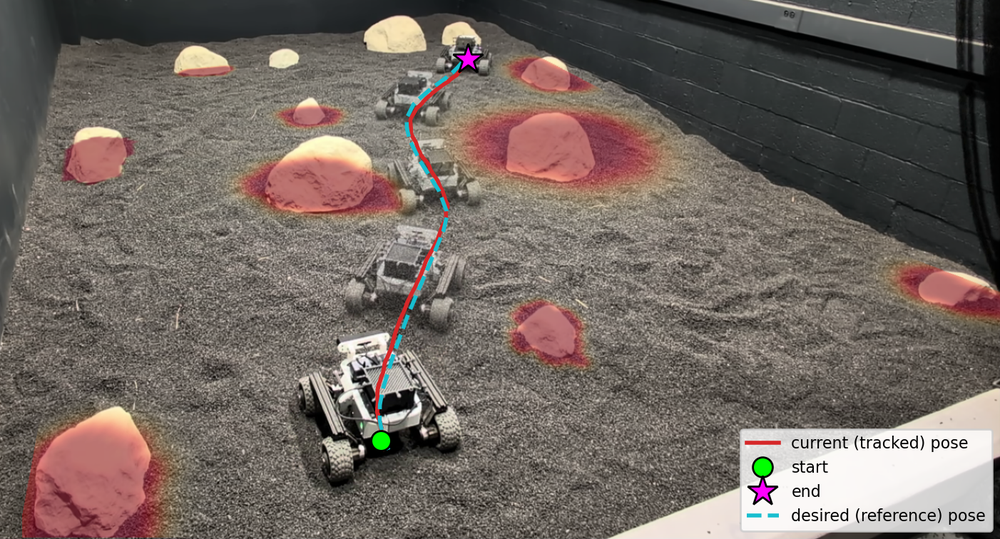
#> input picture hardwarexps/photo_overlay/AORRT-no risk.png, 1000 x 539 px, shrunk from 1402 x 756 before the run
$ python overlay_risk_on_photo.py 'AORRT-no risk.png'
#> lines starting #> are read from the running program, lines starting #| are printed output that depends on the picture
### hardwarexps/riskmap1_boundary_risk.py
"""
Gaussian-boundary-only risk map for the pcd-derived riskmap1 arena.

This is deliberately NOT the same thing as the hard-collision SDF used by
AORRT (hardwarexps/test_exp.py, env.collision_free / env.path_free): the
obstacles here are never geometrically inflated, disc_radius/clearance never
enter this file at all.

Each rock gets its OWN independent Gaussian halo -- its own distance-to-that-
rock's-boundary, its own sigma -- which decays to 0 smoothly in every
direction on its own:

    r_i(cell) = 1                                     if cell is inside rock i
              = exp(-0.5 * (dist_to_rock_i(cell) / sigma_i)^2)   otherwise

All 8 per-rock layers are then fused as independent failure modes
(probabilistic OR, same combination rule map/risk_map.py's TerrainRiskMap
uses to fuse its slope/roughness/obstacle layers):

    p_fail = 1 - prod_i (1 - r_i)

NOTE on an earlier version of this script: it instead assigned ONE sigma per
obstacle and broadcast it to "whichever cell is nearest that obstacle"
(map.sdf.ObstacleSigmaField.broadcast's Voronoi-partition approach, which is
what the rest of this repo uses elsewhere). That partitions the whole map by
nearest-obstacle-id, and sigma jumps discontinuously exactly at the boundary
between two obstacles' partitions -- even though distance-to-nearest-obstacle
itself is continuous there, so exp(-0.5*(d/sigma)^2) visibly jumps at that
seam (looks like a hard wall, and a slow-decaying big-sigma obstacle looks
like it "never decays" because its whole partition is smaller than a few
sigma). Giving every obstacle its own halo and OR-fusing them instead avoids
that: no partitioning, no seams, each halo genuinely decays to 0 on its own.

Manual sigma assignment (rock instance index = index into riskmap1_polygons.npz's
"polygons" array, 1..8, since index 0 is the "map" boundary entry):

    idx 1 -> 0.40   (higher uncertainty)
    idx 4 -> 0.09   (lower uncertainty)
    idx 7 -> 0.05   (lower uncertainty)
    all other rocks (2, 3, 5, 6, 8) -> sampled uniform(0.1, 0.5)

Nothing in src/ or map/ is edited.

    python hardwarexps/riskmap1_boundary_risk.py [--seed N] [--out path.png]
"""
import os
import sys
import argparse
import numpy as np
import matplotlib.pyplot as plt
import matplotlib.path as mpath
from scipy.ndimage import distance_transform_edt

ROOT_DIR = os.path.dirname(os.path.dirname(os.path.abspath(__file__)))  # repo root (this file lives in hardwarexps/)
sys.path.append(ROOT_DIR)

PCD_DIR = r"C:\Users\skelkar37\GT\Research F26\pcd\data\processed_pcd"
SDF_NAME = "riskmap6_polygons_cleaned_sdf.npz"
POLY_NAME = "riskmap6_polygons_cleaned.npz"


MANUAL_SIGMA = {1: 0.08,4:0.1, 3:0.03,6:0.03, 5:0.08, 2: 0.01, 7:0.25}      # obstacle instance idx -> sigma (m)1
RANDOM_SIGMA_RANGE = (0.01, 0.15)                 # range for every other rock
DEFAULT_SEED = 0                                # reproducible draw for the "remaining" rocks


# [11 lines left out: function load_map, not called in this run]


def rasterize_obstacle_id(sdf_shape, resolution_m, origin, kinds, polygons):
    """(H,W) int grid: 0 = free space, else the rock's own index into `polygons`
    (1..8) -- matches the numbering used for MANUAL_SIGMA and the earlier
    idx/centroid table. Only interior cells are labelled (a true polygon fill,
    not a nearest-neighbour assignment) -- each mask (obstacle_id == idx) is
    exactly that rock's own footprint, used below to build its own independent
    distance field."""
    H, W = sdf_shape
    xs = origin[0] + np.arange(W) * resolution_m    # cell coordinate convention matches
    ys = origin[1] + np.arange(H) * resolution_m    # src.environment's _bilin_cell (no +0.5 offset)
    gx, gy = np.meshgrid(xs, ys)                     # (H,W) each
    pts = np.column_stack([gx.ravel(), gy.ravel()])

    obstacle_id = np.zeros((H, W), dtype=np.int32)
    for idx, (kind, poly) in enumerate(zip(kinds, polygons)):
        if kind != "rock":
            continue
        path = mpath.Path(np.asarray(poly, float))
        inside = path.contains_points(pts).reshape(H, W)
        obstacle_id[inside] = idx
    return obstacle_id


def assign_sigma(obstacle_id, manual_sigma, random_range, seed):
    """(K,) array, s_k[i] = obstacle id (i+1)'s sigma."""
    num_obs = int(obstacle_id.max())
    rng = np.random.default_rng(seed)
    s_k = rng.uniform(random_range[0], random_range[1], size=num_obs)
    for idx, sigma in manual_sigma.items():
        s_k[idx - 1] = sigma
    return s_k


# [74 lines left out: functions fused_obstacle_risk, plot_risk_map, main, not called in this run]


# [2 lines that do not run on import are left out]

### hardwarexps/photo_overlay/homography.py
"""
Planar-homography helpers for warping the 2D risk raster (world x,y metres)
onto a phone photo of the physical arena taken from an oblique angle. Pure
numpy + PIL -- no OpenCV dependency (not installed in the motionplanning env).

This is a GROUND-PLANE-ONLY approximation: a homography correctly maps any
point that actually lies on the flat sand surface, but the rocks themselves
have height, so the risk wash will line up on the sand around a rock without
wrapping up over the rock's visible 3D surface. Good enough for a light
overlay; not a full 3D reprojection.
"""
import numpy as np
from PIL import Image


def fit_homography(world_pts, pixel_pts):
    """world_pts, pixel_pts: (N,2) arrays, N>=4, matched row-for-row.
    Returns H (3,3) mapping homogeneous world (x,y,1) -> pixel (u,v,w)
    (pixel = (u/w, v/w)), fit by the normalized Direct Linear Transform
    (DLT): least-squares (SVD) for N>4, exact for N==4."""
    world_pts = np.asarray(world_pts, float)
    pixel_pts = np.asarray(pixel_pts, float)
    n = world_pts.shape[0]
    if n < 4:
        raise ValueError(f"need >=4 point correspondences for a homography fit, got {n}")

    def _normalize(pts):
        # isotropic normalization (Hartley): centroid at origin, mean distance
        # sqrt(2) -- keeps the DLT's SVD numerically well-conditioned.
        centroid = pts.mean(axis=0)
        d = np.sqrt(((pts - centroid) ** 2).sum(axis=1)).mean()
        scale = np.sqrt(2) / d if d > 0 else 1.0
        T = np.array([[scale, 0, -scale * centroid[0]],
                      [0, scale, -scale * centroid[1]],
                      [0, 0, 1]])
        pts_h = np.column_stack([pts, np.ones(len(pts))])
        pts_n = (T @ pts_h.T).T
        return pts_n[:, :2], T

    src_n, T_src = _normalize(world_pts)
    dst_n, T_dst = _normalize(pixel_pts)

    A = np.zeros((2 * n, 9))
    for i in range(n):
        x, y = src_n[i]
        u, v = dst_n[i]
        A[2 * i] = [-x, -y, -1, 0, 0, 0, u * x, u * y, u]
        A[2 * i + 1] = [0, 0, 0, -x, -y, -1, v * x, v * y, v]

    _, _, Vt = np.linalg.svd(A)
    H_n = Vt[-1].reshape(3, 3)
    H = np.linalg.inv(T_dst) @ H_n @ T_src
    return H / H[2, 2]


def warp_points(H_world_to_photo, world_xy):
    """world_xy: (N,2) array in world metres -> (N,2) photo pixel coords,
    through the same fitted homography used for the risk raster. For
    overlaying things that live in world (x,y) directly (e.g. a planned
    trajectory) rather than the raster grid."""
    world_xy = np.asarray(world_xy, float)
    pts_h = np.column_stack([world_xy, np.ones(len(world_xy))])
    proj = (H_world_to_photo @ pts_h.T).T
    return proj[:, :2] / proj[:, 2:3]


def _raster_to_world_affine(origin, res_m):
    """3x3 homogeneous matrix mapping raster (col, row, 1) -> world (x, y, 1),
    matching riskmap1_boundary_risk.rasterize_obstacle_id's own convention
    (x = origin_x + col*res_m, y = origin_y + row*res_m, no +0.5 offset --
    same as src.environment's _bilin_cell)."""
    ox, oy = origin
    return np.array([[res_m, 0, ox],
                      [0, res_m, oy],
                      [0, 0, 1]])


def raster_to_photo_homography(H_world_to_photo, origin, res_m):
    """Compose world->photo with raster-index->world so the result maps
    raster (col, row, 1) directly to photo pixel (u, v, w)."""
    A = _raster_to_world_affine(origin, res_m)
    H = H_world_to_photo @ A
    return H / H[2, 2]


def warp_rgba_raster_to_photo(raster_rgba, H_raster_to_photo, photo_size):
    """raster_rgba: (H,W,4) uint8 array in raster index space.
    H_raster_to_photo: 3x3, raster (col,row,1) -> photo pixel (u,v,w).
    photo_size: (width, height) of the destination canvas.
    Returns a PIL RGBA Image the same size as the photo, with the raster
    perspective-warped into place -- everything outside the raster's own
    footprint comes back fully transparent (PIL's fillcolor), so it composites
    cleanly over the photo with Image.alpha_composite."""
    H_photo_to_raster = np.linalg.inv(H_raster_to_photo)
    M = H_photo_to_raster / H_photo_to_raster[2, 2]
    # PIL's PERSPECTIVE data = (a,b,c,d,e,f,g,h) s.t. for each DESTINATION
    # pixel (x,y): src_x = (a x + b y + c)/(g x + h y + 1), src_y = (d x + e y + f)/(...)
    # -- i.e. exactly M applied to destination homogeneous coords, M[2,2]==1.
    coeffs = (M[0, 0], M[0, 1], M[0, 2],
              M[1, 0], M[1, 1], M[1, 2],
              M[2, 0], M[2, 1])
    src_img = Image.fromarray(raster_rgba, mode="RGBA")
    return src_img.transform(photo_size, Image.Transform.PERSPECTIVE, coeffs,
                              resample=Image.Resampling.BILINEAR, fillcolor=(0, 0, 0, 0))


def adjust_overlay(warped_rgba, dx, dy, scale, angle_deg):
    """Manual fine-tune on top of an already homography-warped RGBA overlay:
    a similarity transform (uniform scale + rotation about the image centre,
    then translate by (dx, dy) pixels) -- for nudging out residual
    misalignment from imperfect click correspondences, without re-fitting the
    homography. Returns a new PIL RGBA image, same size as the input."""
    w, h = warped_rgba.size
    cx, cy = w / 2.0, h / 2.0
    theta = np.radians(angle_deg)
    c, s = np.cos(theta), np.sin(theta)
    R = np.array([[scale * c, -scale * s],
                  [scale * s, scale * c]])
    # forward: dest = R @ (src - center) + center + (dx, dy)
    M = np.eye(3)
    M[:2, :2] = R
    M[:2, 2] = np.array([cx, cy]) - R @ np.array([cx, cy]) + np.array([dx, dy])

    M_inv = np.linalg.inv(M)   # PIL's AFFINE data is dest -> src
    coeffs = (M_inv[0, 0], M_inv[0, 1], M_inv[0, 2],
              M_inv[1, 0], M_inv[1, 1], M_inv[1, 2])
    return warped_rgba.transform((w, h), Image.Transform.AFFINE, coeffs,
                                  resample=Image.Resampling.BILINEAR, fillcolor=(0, 0, 0, 0))

### hardwarexps/photo_overlay/overlay_risk_on_photo.py
"""
Warp riskmap5's 2D Gaussian-boundary risk field onto a phone photo of the
physical arena, as a light translucent wash, and display it in a matplotlib
window. Nothing is written to disk unless you click a button: "Save Adj"
writes the small numeric per-rock adjustment file, "Save Image" writes the
displayed figure to IMAGE_OUT_PATH.

Each rock gets its OWN risk patch, warped independently through the SAME
fitted homography -- so residual misalignment (from imperfect click
correspondences) can be nudged PER ROCK rather than as one rigid group.
Per-obstacle halo formula duplicated from riskmap1_boundary_risk.
fused_obstacle_risk's loop body (kept separate here instead of OR-fused, so
each rock's patch is independent); rasterize_obstacle_id/assign_sigma still
imported read-only from that module, unmodified.

The world<->pixel point correspondences (rock centroids matched to photo
pixels) come from pick_correspondences.py's correspondences.npz -- run that
first. A planar homography (homography.py) is fit from those points and used
to warp each rock's risk raster into the photo's pixel space.

GROUND-PLANE-ONLY approximation: correct on the flat sand, does not wrap over
the rocks' 3D surfaces (see homography.py's docstring).

    python hardwarexps/photo_overlay/overlay_risk_on_photo.py [photo_path]
"""
import os
import sys
import numpy as np
import pandas as pd
import matplotlib as mpl
import matplotlib.pyplot as plt
from matplotlib.widgets import Slider, Button, RadioButtons
from scipy.ndimage import distance_transform_edt
from PIL import Image

HERE = os.path.dirname(os.path.abspath(__file__))
HARDWAREXPS_DIR = os.path.dirname(HERE)
ROOT_DIR = os.path.dirname(HARDWAREXPS_DIR)
sys.path.append(HARDWAREXPS_DIR)
sys.path.append(HERE)

from riskmap1_boundary_risk import (          # noqa: E402  (read-only reuse, not modified)
    rasterize_obstacle_id, assign_sigma, MANUAL_SIGMA, RANDOM_SIGMA_RANGE, DEFAULT_SEED,
)
from homography import (                       # noqa: E402
    fit_homography, raster_to_photo_homography, warp_rgba_raster_to_photo, adjust_overlay, warp_points,
)

DATA_DIR = os.path.join(ROOT_DIR, "data")
POLY_NAME = "riskmap6_polygons_cleaned.npz"
SDF_NAME = "riskmap6_polygons_cleaned_sdf.npz"
CORR_PATH = os.path.join(HERE, "correspondences.npz")
ADJ_PATH = os.path.join(HERE, "overlay_adjustment.npz")   # per-rock dx/dy/scale/angle (numbers only, no image)
IMAGE_OUT_PATH = os.path.join(HERE, "risk_overlay_result.png")   # written only when "Save Image" is clicked

PLOT_DATA_PATH = os.path.join(DATA_DIR, "plot_data.csv")
# style per pose trace, keyed by whichever of these substrings is in the row's "topic"
POSE_TRACE_STYLE = {
    "current": dict(color="tab:red", ls="-", label="current (tracked) pose"),
    "desired": dict(color="tab:cyan", ls="--", label="desired (reference) pose"),
}

MAX_ALPHA = 130   # 0-255; caps overlay opacity for a LIGHT wash rather than a solid heatmap


def load_map():
    poly_npz = np.load(os.path.join(DATA_DIR, POLY_NAME), allow_pickle=True)
    kinds, polygons = poly_npz["kinds"], poly_npz["polygons"]
    sdf_npz = np.load(os.path.join(DATA_DIR, SDF_NAME))
    resolution_m = float(sdf_npz["resolution_m"])
    origin = np.asarray(sdf_npz["origin"], float)
    return kinds, polygons, sdf_npz["sdf"].shape, resolution_m, origin


def build_per_obstacle_rasters(seed=DEFAULT_SEED):
    """{rock idx -> (H,W) risk raster in [0,1]}, one per rock, kept SEPARATE
    (not OR-fused like fused_obstacle_risk) so each can be warped/nudged on
    its own. Same Gaussian-boundary-halo formula as fused_obstacle_risk's
    per-obstacle loop body."""
    kinds, polygons, sdf_shape, resolution_m, origin = load_map()
    obstacle_id = rasterize_obstacle_id(sdf_shape, resolution_m, origin, kinds, polygons)
    s_k = assign_sigma(obstacle_id, MANUAL_SIGMA, RANDOM_SIGMA_RANGE, seed)
    rasters = {}
    for idx, sigma in enumerate(s_k, start=1):
        mask = obstacle_id == idx
        if not mask.any():
            continue
        dist_m = distance_transform_edt(~mask) * resolution_m
        rasters[idx] = np.where(mask, 1.0, np.exp(-0.5 * (dist_m / sigma) ** 2))
    return rasters, origin, resolution_m


def risk_to_rgba(risk, max_alpha=MAX_ALPHA):
    """risk in [0,1] -> (H,W,4) uint8, YlOrRd colour (matching plot_result's
    heatmap), alpha scaled by risk value and capped at max_alpha for a light
    wash rather than an opaque overlay."""
    rgba = mpl.colormaps["YlOrRd"](risk)          # (H,W,4) float in [0,1]
    rgba = (rgba * 255).astype(np.uint8)
    rgba[..., 3] = (risk * max_alpha).astype(np.uint8)
    return rgba


def load_pose_traces(path):
    """plot_data.csv is a PlotJuggler-style XY-plot export: each row's 'x value'
    is that pose's position.x at that instant, paired for an XY plot; 'value'
    is its position.y (the row's 'topic' -- e.g. '.../current_pose.pose.
    position.y' -- only names which series' Y-axis it is). Grouping by topic
    and pairing (x value, value) recovers each pose's own (x, y) polyline in
    world metres, sorted by timestamp. Returns {topic: (N,2) array}."""
    df = pd.read_csv(path)
    traces = {}
    for topic in df["topic"].unique():
        sub = df[df["topic"] == topic].sort_values("timestamp")
        traces[topic] = np.column_stack([sub["x value"].to_numpy(), sub["value"].to_numpy()])
    return traces


_DEFAULT_ADJ = dict(dx=0.0, dy=0.0, scale=1.0, angle_deg=0.0)


def _load_adjustments(rock_indices):
    adjustments = {idx: dict(_DEFAULT_ADJ) for idx in rock_indices}
    if os.path.exists(ADJ_PATH):
        saved = np.load(ADJ_PATH)
        for idx in rock_indices:
            key = f"rock_{idx}_dx"
            if key in saved:
                adjustments[idx] = {p: float(saved[f"rock_{idx}_{p}"]) for p in _DEFAULT_ADJ}
        print(f"loaded previous per-rock adjustments -> {ADJ_PATH}")
    return adjustments


def _load_traj_adjustment():
    adj = dict(_DEFAULT_ADJ)
    if os.path.exists(ADJ_PATH):
        saved = np.load(ADJ_PATH)
        if "traj_dx" in saved:
            adj = {p: float(saved[f"traj_{p}"]) for p in _DEFAULT_ADJ}
    return adj


# [8 lines left out: function transform_points, not called in this run]


def main():
    if not os.path.exists(CORR_PATH):
        raise FileNotFoundError(f"{CORR_PATH} does not exist -- run pick_correspondences.py first "
                                 f"to build the world<->pixel point correspondences.")

    corr = np.load(CORR_PATH, allow_pickle=True)
#> (reads hardwarexps/photo_overlay/correspondences.npz from the repository)
    world_pts, pixel_pts = corr["world_pts"], corr["pixel_pts"]
    photo_path = sys.argv[1] if len(sys.argv) > 1 else str(corr["photo_path"])
    if not os.path.exists(photo_path):
        raise FileNotFoundError(f"{photo_path} does not exist.")
    pose_traces = load_pose_traces(PLOT_DATA_PATH) if os.path.exists(PLOT_DATA_PATH) else {}
#> (reads data/plot_data.csv from the repository)
    if not pose_traces:
        print(f"note: {PLOT_DATA_PATH} not found -- skipping pose-trace overlay")

    rasters, origin, resolution_m = build_per_obstacle_rasters()
#> (reads data/riskmap6_polygons_cleaned.npz from the repository)
#> (reads data/riskmap6_polygons_cleaned_sdf.npz from the repository)
    rock_indices = sorted(rasters.keys())

    H_world_to_photo = fit_homography(world_pts, pixel_pts)
    H_raster_to_photo = raster_to_photo_homography(H_world_to_photo, origin, resolution_m)

    photo = Image.open(photo_path).convert("RGBA")
#> photo is the input picture: PIL image 1000x539 RGBA; mean R, G, B, A 114.8, 104, 97.8, 255
    base_patches = {idx: warp_rgba_raster_to_photo(risk_to_rgba(r), H_raster_to_photo, photo.size)
                     for idx, r in rasters.items()}
#> in warp_rgba_raster_to_photo, `src_img = Image.fromarray(raster_rgba, mode="RGBA")`:
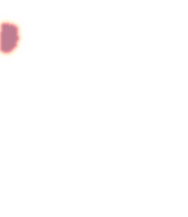
#> src_img: PIL image 188x217 RGBA; mean R, G, B, A 253.8, 251.4, 201.1, 1.8; transparent parts drawn white
#> call 2 of risk_to_rgba, with max_alpha = 130
#> in risk_to_rgba (call 2), `rgba[..., 3] = (risk * max_alpha).astype(np.uint8)`:
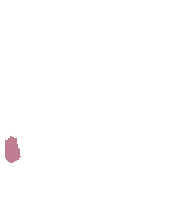
#> rgba: shape (217, 188, 4); mean of channels 0, 1, 2, 3 254, 253, 202.6, 1; transparent parts drawn white
#> in risk_to_rgba (call 5), `rgba = mpl.colormaps["YlOrRd"](risk)`:
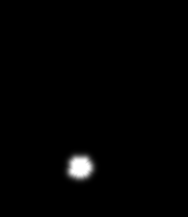
#> risk: shape (217, 188) float64; min 0, max 1, mean 0.0111
#> in risk_to_rgba (call 7), `rgba = mpl.colormaps["YlOrRd"](risk)`:
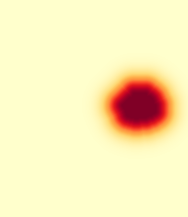
#> rgba: shape (217, 188, 4) float64; mean of channels 0, 1, 2, 3 0.984, 0.933, 0.735, 1; drawn as R, G, B
#> in risk_to_rgba (call 7), `rgba = mpl.colormaps["YlOrRd"](risk)`:
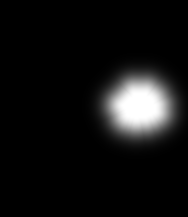
#> risk: shape (217, 188) float64; min 1.34e-37, max 1, mean 0.0702
#> in risk_to_rgba (call 7), `rgba[..., 3] = (risk * max_alpha).astype(np.uint8)`:
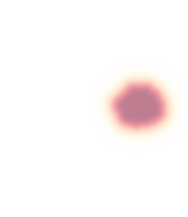
#> rgba: shape (217, 188, 4); mean of channels 0, 1, 2, 3 250.8, 237.8, 187.3, 9; transparent parts drawn white
#> in warp_rgba_raster_to_photo (call 7), `return src_img.transform(photo_size, Image.Transform.PERSPECTIVE, coef..`:
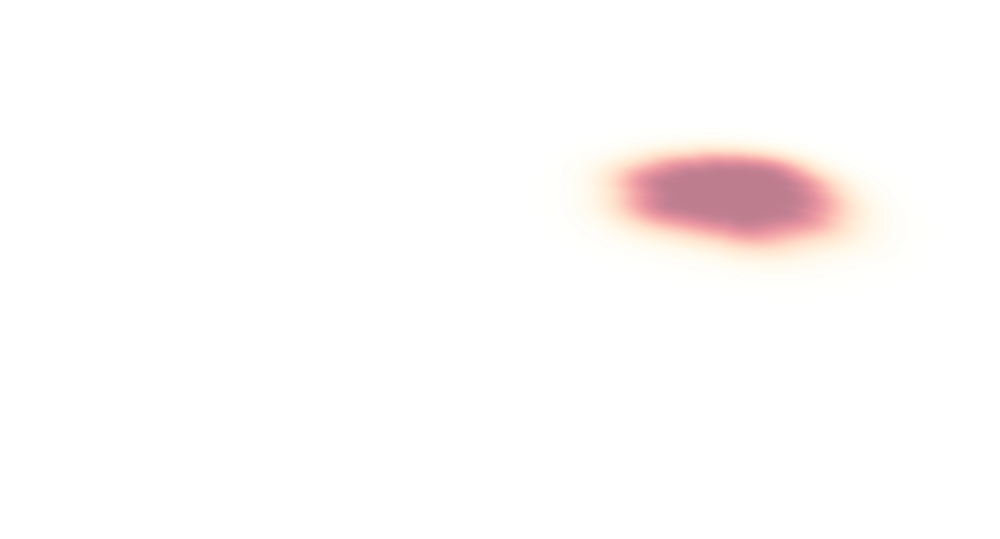
#> returned value: PIL image 1000x539 RGBA; mean R, G, B, A 29, 21.7, 16.4, 5; transparent parts drawn white
#> (the rest of the program and of its run is left out)
